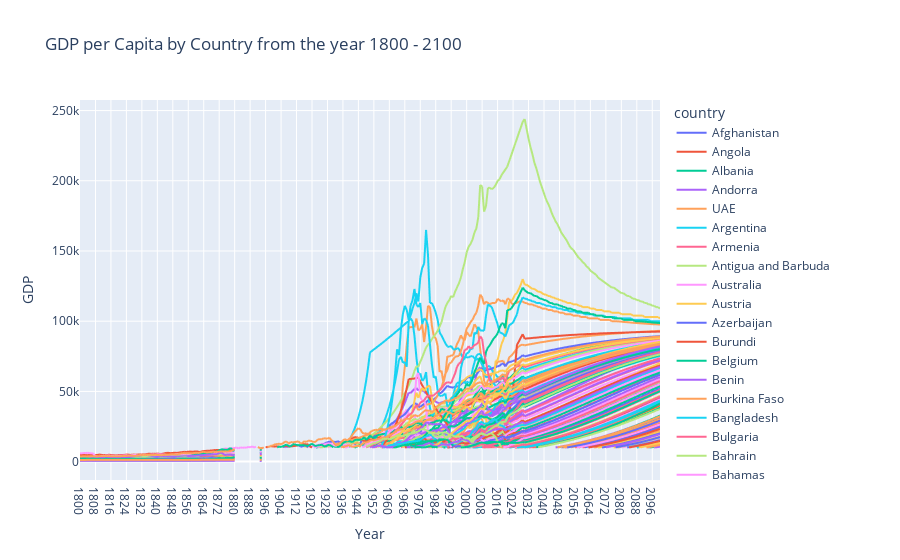

The notebook cell this image was saved under:
### Code cell
# a graph that displays the the gdpPercap over the selected years
#the graph displays gdpPercap for each country as a line
#each country has its own coolor
#graph should have a title and axis labels 

#building a graph for the selected years = line graph 

fig_line = px.line(melted_df,
                    x = "year",
                    y = "value",
                    color = "country",
                    title = "GDP per Capita by Country from the year 1800 - 2100"
                    )
#change the x/y axis
fig_line.update_layout(
    xaxis_title = "Year",
    yaxis_title = "GDP"
)

fig_line.show()


#graph has a scroll to show all the different countries
